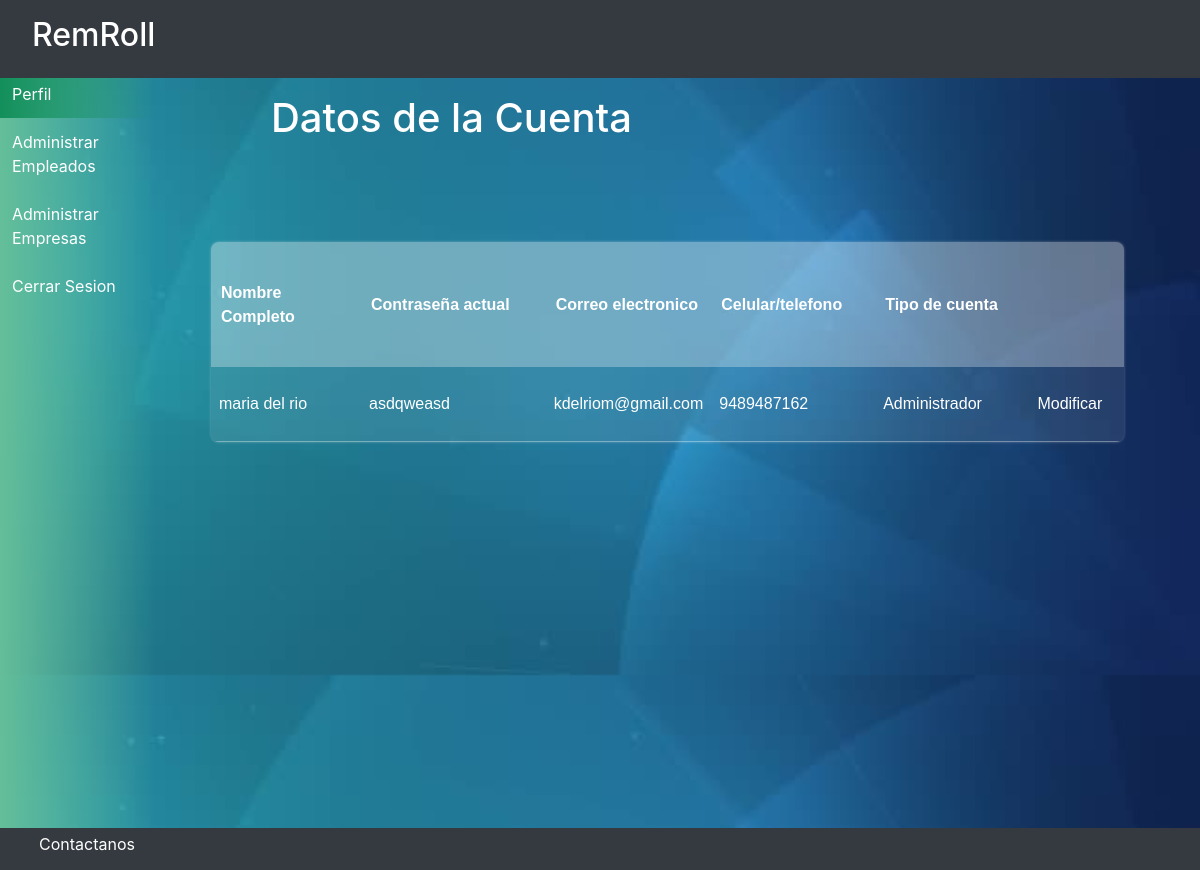
Before: /perfil/ with the older database file.
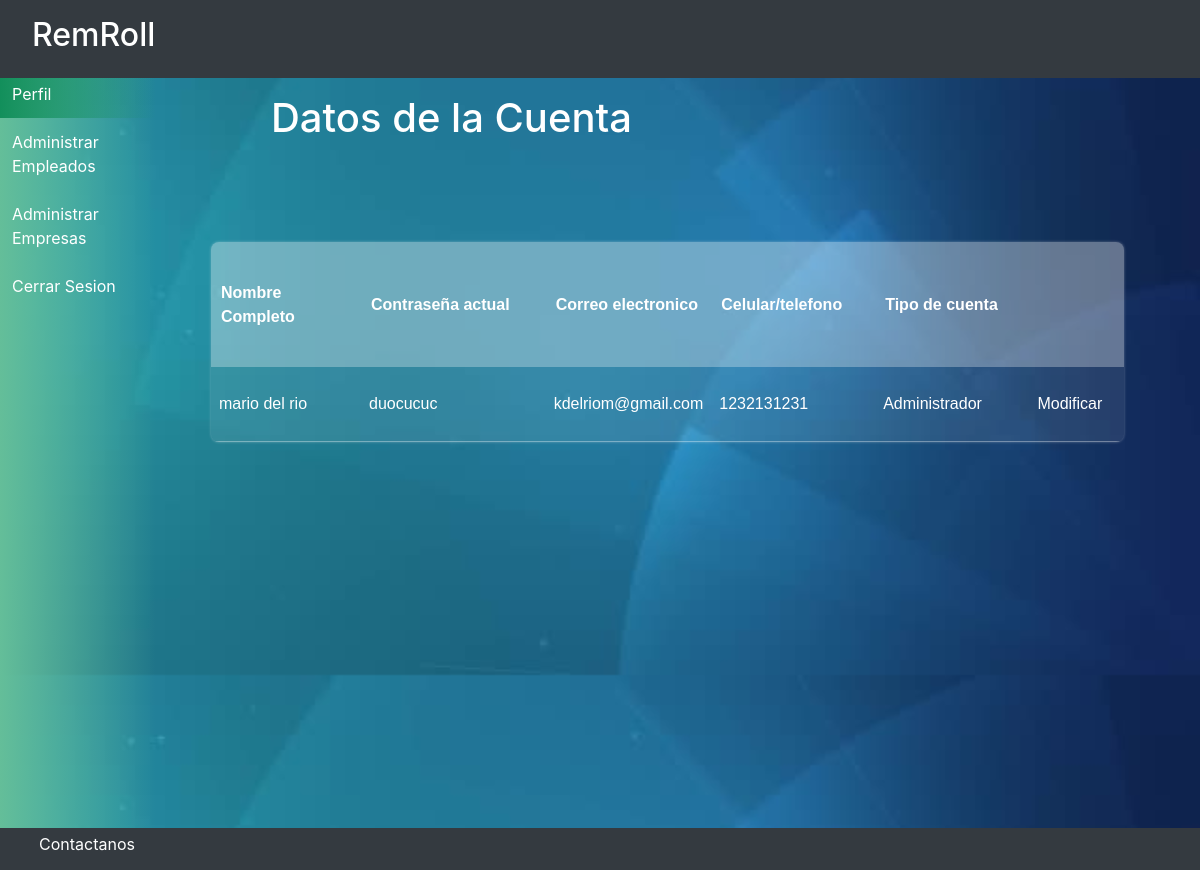
After: the same page with the newer database file.
### usuario/models.py (models this page shows)
class Usuario(models.Model):
    nombreU = models.CharField(max_length=50)
    apellidoU = models.CharField(max_length=50)
    correoU = models.CharField(max_length=12, primary_key=True)
    contraseñaU = models.CharField(max_length=50)
    telefonoU = models.IntegerField()

### usuario/views.py (the view)
# urls.py: path('perfil/', views.perfil, name='perfil'),
def perfil(request):
    usuario = Usuario.objects.all()
    return render(request, 'usuario/perfil.html', {
        'usuario':usuario
    })

### usuario/templates/usuario/perfil.html (shortened to what this page needs)
{%  extends 'usuario/plantilla.html'  %}
{% load static %}
{% block contenido1 %}
  <body style="background-image: url({% static 'usuario/imagen/fondo-login.jpg' %});background-size: 100%;">
    <div id="wrapper" style="margin-top: 70px;">
      <div id="first">
         <div class="vertical-menu">
           <a href="{% url 'perfil' %}" class="active">Perfil</a>
           <a href="{% url 'lista' %}" >Administrar Empleados</a>
           <a href="{% url 'lista_empresa' %}">Administrar Empresas</a>
           <a href="{% url 'inicio' %}">Cerrar Sesion</a>
         </div>
      </div>
        <div class="container" >
          <br>
          <h1 style="margin-left: 100px;"> Datos de la Cuenta </h1>
         <table style="margin-left: 40px; margin-top: 100px; width: 90%; height: 200px; margin-right: 150px;">
            <tr>
                <th>Nombre Completo</th>
                <th>Contraseña actual</th>
                <th>Correo electronico</th>
                <th>Celular/telefono</th>
                <th>Tipo de cuenta</th>
                <th ></th>
              </tr>
              {% for u in usuario %}
                <tr>
                  <td class="nombre">{{u.nombreU}} {{u.apellidoU}}</td>
                  <td>{{u.contraseñaU }}</td>
                  <td class="nombre">{{u.correoU}}</td>
                  <td>{{u.telefonoU}}</td>
                  <td>Administrador</td>
                  <td><a href="{% url 'modificar_usuario' u.correoU %}">Modificar</a></td>
              </tr>
              {% endfor %}
            </div>
        </div>
{% endblock contenido1 %}

Changed rows visible on the page:
changed Usuario "del rio": nombreU "maria" → "mario"; contraseñaU "asdqweasd" → "duocucuc"; telefonoU "9489487162" → "1232131231"
